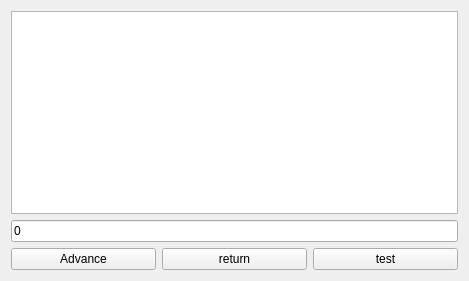
<?xml version="1.0" encoding="UTF-8"?>
<ui version="4.0">
 <class>WaterMeter</class>
 <widget class="QWidget" name="WaterMeter">
  <property name="geometry">
   <rect>
    <x>0</x>
    <y>0</y>
    <width>469</width>
    <height>281</height>
   </rect>
  </property>
  <property name="windowTitle">
   <string>Form</string>
  </property>
  <layout class="QGridLayout" name="gridLayout">
   <item row="0" column="0">
    <widget class="QTableView" name="watertableView"/>
   </item>
   <item row="1" column="0">
    <widget class="QLineEdit" name="waterOutlineEdit">
     <property name="text">
      <string>0</string>
     </property>
    </widget>
   </item>
   <item row="2" column="0">
    <layout class="QHBoxLayout" name="horizontalLayout_2">
     <item>
      <widget class="QPushButton" name="waterAdvanceButton">
       <property name="text">
        <string>Advance</string>
       </property>
      </widget>
     </item>
     <item>
      <widget class="QPushButton" name="waterReturnButton">
       <property name="text">
        <string>return</string>
       </property>
      </widget>
     </item>
     <item>
      <widget class="QPushButton" name="waterTestButton">
       <property name="text">
        <string>test</string>
       </property>
      </widget>
     </item>
    </layout>
   </item>
  </layout>
 </widget>
 <resources/>
 <connections/>
</ui>
